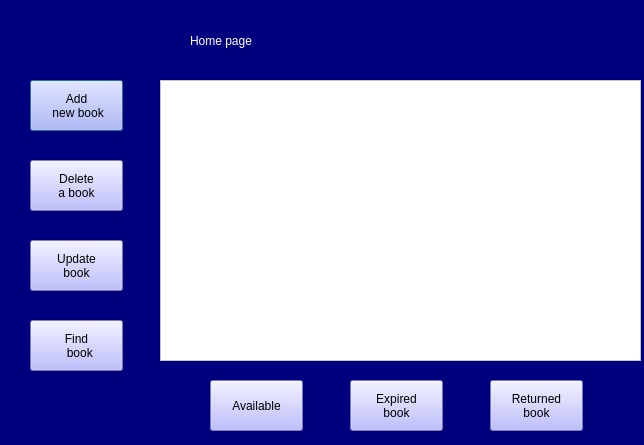
<?xml version="1.0" encoding="UTF-8"?>
<ui version="4.0">
 <class>Dialog</class>
 <widget class="QDialog" name="Dialog">
  <property name="geometry">
   <rect>
    <x>0</x>
    <y>0</y>
    <width>644</width>
    <height>445</height>
   </rect>
  </property>
  <property name="windowTitle">
   <string>Dialog</string>
  </property>
  <property name="styleSheet">
   <string notr="true">background-color: rgb(0, 0, 127);</string>
  </property>
  <widget class="QPushButton" name="pushButton">
   <property name="geometry">
    <rect>
     <x>30</x>
     <y>80</y>
     <width>93</width>
     <height>51</height>
    </rect>
   </property>
   <property name="styleSheet">
    <string notr="true">color: rgb(0, 0, 0);
font: 75 10pt &quot;MS Shell Dlg 2&quot;;
background-color: rgb(170, 170, 255);</string>
   </property>
   <property name="text">
    <string>Add 
 new book</string>
   </property>
  </widget>
  <widget class="QPushButton" name="pushButton_2">
   <property name="geometry">
    <rect>
     <x>30</x>
     <y>320</y>
     <width>93</width>
     <height>51</height>
    </rect>
   </property>
   <property name="styleSheet">
    <string notr="true">color: rgb(0, 0, 0);
font: 75 10pt &quot;MS Shell Dlg 2&quot;;
background-color: rgb(170, 170, 255);</string>
   </property>
   <property name="text">
    <string>Find 
  book</string>
   </property>
  </widget>
  <widget class="QPushButton" name="pushButton_3">
   <property name="geometry">
    <rect>
     <x>30</x>
     <y>160</y>
     <width>93</width>
     <height>51</height>
    </rect>
   </property>
   <property name="styleSheet">
    <string notr="true">color: rgb(0, 0, 0);
font: 75 10pt &quot;MS Shell Dlg 2&quot;;
background-color: rgb(170, 170, 255);</string>
   </property>
   <property name="text">
    <string>Delete 
a book</string>
   </property>
  </widget>
  <widget class="QPushButton" name="pushButton_4">
   <property name="geometry">
    <rect>
     <x>30</x>
     <y>240</y>
     <width>93</width>
     <height>51</height>
    </rect>
   </property>
   <property name="styleSheet">
    <string notr="true">color: rgb(0, 0, 0);
font: 75 10pt &quot;MS Shell Dlg 2&quot;;
background-color: rgb(170, 170, 255);</string>
   </property>
   <property name="text">
    <string>Update 
book</string>
   </property>
  </widget>
  <widget class="QLabel" name="label">
   <property name="geometry">
    <rect>
     <x>190</x>
     <y>10</y>
     <width>241</width>
     <height>61</height>
    </rect>
   </property>
   <property name="styleSheet">
    <string notr="true">color: rgb(255, 255, 255);
font: italic 29pt &quot;Monotype Corsiva&quot;;</string>
   </property>
   <property name="text">
    <string>Home page</string>
   </property>
  </widget>
  <widget class="QTableView" name="tableView">
   <property name="geometry">
    <rect>
     <x>160</x>
     <y>80</y>
     <width>481</width>
     <height>281</height>
    </rect>
   </property>
   <property name="styleSheet">
    <string notr="true">background-color: rgb(255, 255, 255);</string>
   </property>
  </widget>
  <widget class="QPushButton" name="pushButton_5">
   <property name="geometry">
    <rect>
     <x>210</x>
     <y>380</y>
     <width>93</width>
     <height>51</height>
    </rect>
   </property>
   <property name="styleSheet">
    <string notr="true">color: rgb(0, 0, 0);
font: 75 10pt &quot;MS Shell Dlg 2&quot;;
background-color: rgb(170, 170, 255);</string>
   </property>
   <property name="text">
    <string>Available</string>
   </property>
  </widget>
  <widget class="QPushButton" name="pushButton_6">
   <property name="geometry">
    <rect>
     <x>350</x>
     <y>380</y>
     <width>93</width>
     <height>51</height>
    </rect>
   </property>
   <property name="styleSheet">
    <string notr="true">color: rgb(0, 0, 0);
font: 75 10pt &quot;MS Shell Dlg 2&quot;;
background-color: rgb(170, 170, 255);</string>
   </property>
   <property name="text">
    <string>Expired 
book</string>
   </property>
  </widget>
  <widget class="QPushButton" name="pushButton_7">
   <property name="geometry">
    <rect>
     <x>490</x>
     <y>380</y>
     <width>93</width>
     <height>51</height>
    </rect>
   </property>
   <property name="styleSheet">
    <string notr="true">color: rgb(0, 0, 0);
font: 75 10pt &quot;MS Shell Dlg 2&quot;;
background-color: rgb(170, 170, 255);</string>
   </property>
   <property name="text">
    <string>Returned 
book</string>
   </property>
  </widget>
 </widget>
 <resources/>
 <connections/>
</ui>
